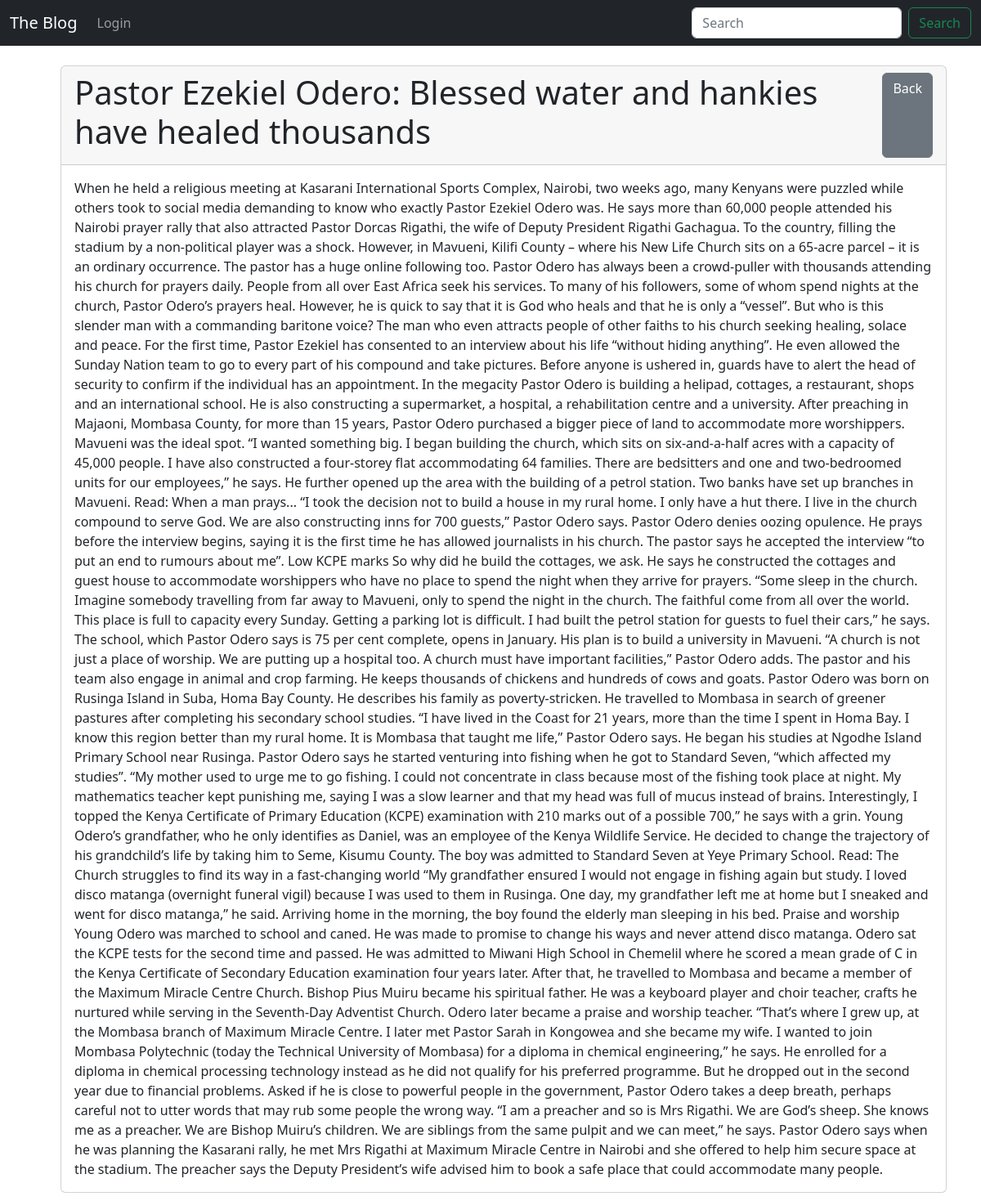
The page /pastor-ezekiel-odero-blessed-water-and-hankies-have-healed-thousands/5d8923a127e4425e8f53543e7a2a279d/ on the database its author committed.
### theblog/models.py (models this page shows, shortened)
class Post(models.Model):
    title = models.CharField(max_length=255)
    author = models.ForeignKey(User, on_delete=models.CASCADE)
    slug = models.CharField(max_length=255)
    body = RichTextField()
    id = models.UUIDField(default=uuid.uuid4, primary_key=True, unique=True, editable=False)
    created_at = models.DateTimeField(auto_now_add=True)
    class Meta:
        ordering = ('-created_at',)

### theblog/views.py (the view)
# urls.py: path('<slug:slug>/<str:id>/', ArticleDetail.as_view(), name="article_detail"),
class ArticleDetail(DetailView):
    model: Post
    template_name = 'article-detail.html'
    queryset = Post.objects.all()

### theblog/templates/article-detail.html (shortened to what this page needs)
{% extends 'base.html' %} {% block content %}
<ul>
  <div class="card mt-4">
    <div class="card-header d-flex justify-content-between">
      <h1>{{ post.title}}</h1>
      <a href="{% url 'home' %}" class="btn btn-secondary">Back</a>
    </div>
    <div class="card-body">{{ post.body | safe }}</div>
  </div>
</ul>
{% endblock %}

### rows shown on the page
Post: title "Pastor Ezekiel Odero: Blessed water and hankies have healed thousands", body "When he held a religious meeting at Kasarani International Sports Complex, Nairobi, two weeks ago, many Kenyans were puzzled while others took to social media demanding to know who exactly Pastor Ezekiel Odero was. He says more than 60,000 people attended his Nairobi prayer rally that also attracted Pastor Dorcas Rigathi, the wife of Deputy President Rigathi Gachagua. To the country, filling the stadium by a non-political player was a shock. However, in Mavueni, Kilifi County – where his New Life Church sits on a 65-acre parcel – it is an ordinary occurrence. The pastor has a huge online following too. Pastor Odero has always been a crowd-puller with thousands attending his church for…"
